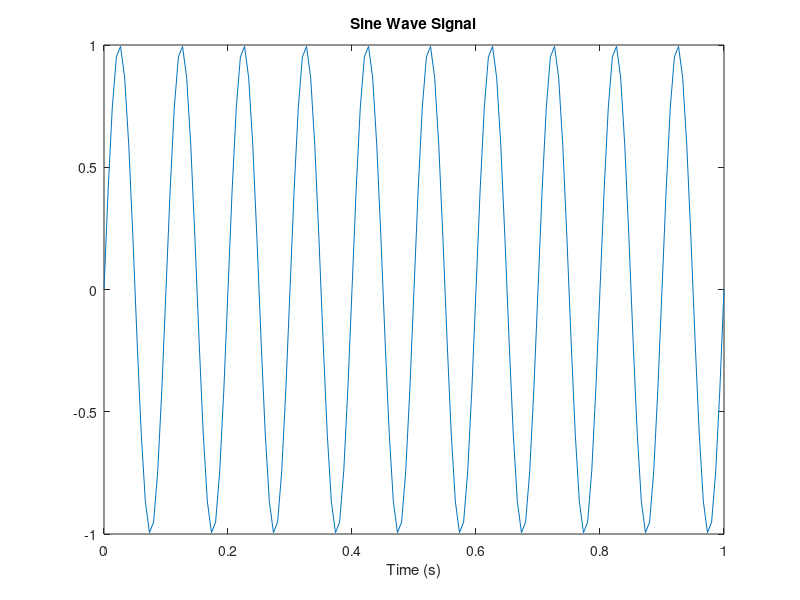
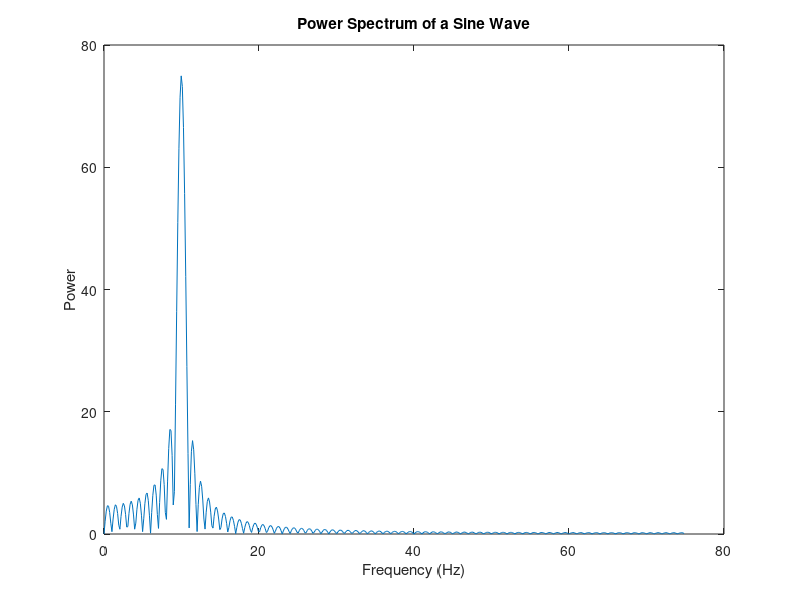

Here is the MATLAB script that generated these plots, in order:
% math_fft_01.m

% Fast Fourier Transform: decomposing a time series into
%  frequency components

% Ian Cooper
% email: ian.cooper@sydney.edu.au
% School of Physics, University of Sydney
% 180712 / Matlab version R2018a

% DOING PHYSICS WITH MATLAB 
%    http://www.physics.usyd.edu.au/teach_res/mp/mphome.htm

clear 
close all
clc

% INPUTS / FUNCTION y(t) ==============================================

% Sampling frequency
  fS = 150;
  
t = 0:1/fS:1; % Time vector of 1 second
f = 10; % Create a sine wave of f Hz.
x = sin(2*pi*t*f);


% 
nfft = 1024; % Length of FFT
% Take fft, padding with zeros so that length(X)
X = fft(x,nfft);
% FFT is symmetric, throw away second half
%Power Spectrum of a Sine Wave
% FFT is symmetric, throw away second half
X = X(1:nfft/2);
% Take the magnitude of fft of x
mx = abs(X);
% Frequency vector
f = (0:nfft/2-1)*fS/nfft;


% Generate the plot, title and labels.
figure(1);
plot(t,x);
title('Sine Wave Signal');
xlabel('Time (s)');

figure(2);
plot(f,mx);
title('Power Spectrum of a Sine Wave');
xlabel('Frequency (Hz)');
ylabel('Power');
